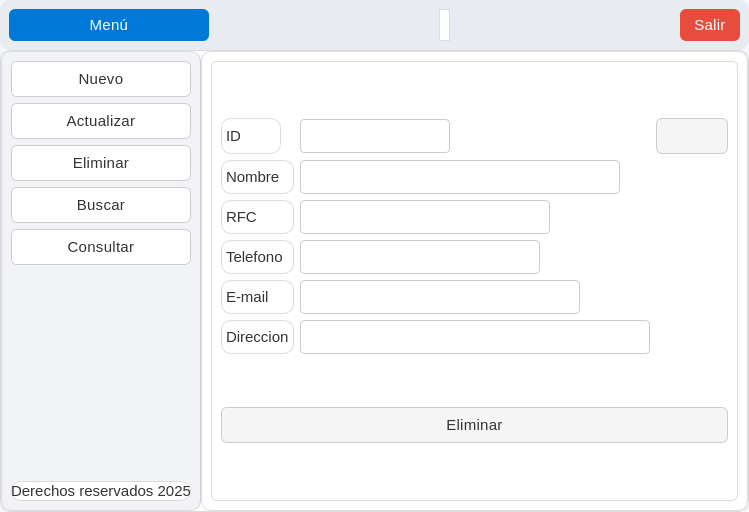
<?xml version="1.0" encoding="UTF-8"?>
<ui version="4.0">
 <class>MainWindow</class>
 <widget class="QMainWindow" name="MainWindow">
  <property name="geometry">
   <rect>
    <x>0</x>
    <y>0</y>
    <width>704</width>
    <height>512</height>
   </rect>
  </property>
  <property name="windowTitle">
   <string>MainWindow</string>
  </property>
  <property name="styleSheet">
   <string notr="true">QMainWindow {
    background-color: #f6f7fb;
    color: #333333;
    font-family: &quot;Segoe UI Variable&quot;, &quot;Roboto&quot;, &quot;Open Sans&quot;, sans-serif;
    font-size: 16px;
    font-weight: 300; /* Más delgada */
}

/* === Frames === */
QFrame {
    background-color: #ffffff;
    border-radius: 10px;
    border: 1px solid #dcdcdc;
}

/* Barra superior */
#frame_superior {
    background-color: #e8ecf1;
    border: none;
}

/* Panel lateral */
#frame_lateral {
    background-color: #f1f3f6;
    border-right: 1px solid #d1d1d1;
}

/* Área principal */
#frame_paginas {
    background-color: #ffffff;
}

/* === Botones === */
QPushButton {
    background-color: #f5f5f5;
    color: #333333;
    border: 1px solid #cccccc;
    border-radius: 6px;
    padding: 8px 14px;
    font-weight: 400;
    font-size: 15px;
    letter-spacing: 0.3px;
}

QPushButton:hover {
    background-color: #0078d7;
    color: #ffffff;
    border: 1px solid #0078d7;
}

QPushButton:pressed {
    background-color: #005a9e;
    color: #ffffff;
    border: 1px solid #005a9e;
}

/* Botón principal (Menú) */
#boton_menu {
    background-color: #0078d7;
    color: white;
    border: none;
    font-weight: 400;
}
#boton_menu:hover {
    background-color: #006cbe;
}
#boton_menu:pressed {
    background-color: #005a9e;
}

/* Botón salir */
#boton_salir {
    background-color: #e74c3c;
    color: white;
    border: none;
}
#boton_salir:hover {
    background-color: #c0392b;
}
#boton_salir:pressed {
    background-color: #a93226;
}

/* === Campos de texto === */
QLineEdit {
    background-color: #ffffff;
    color: #333333;
    border: 1px solid #cccccc;
    border-radius: 4px;
    padding: 6px 8px;
    font-size: 15px;
    font-weight: 300;
}

QLineEdit:focus {
    border: 1px solid #0078d7;
    background-color: #f9fcff;
}

/* === Labels === */
QLabel {
    color: #333333;
    font-weight: 300;
    font-size: 15px;
}

/* Label inferior o secundario */
#label {
    color: #666666;
    font-size: 13px;
    font-style: italic;
}

/* === Stacked Widget === */
QStackedWidget {
    background-color: #ffffff;
    border: 1px solid #dcdcdc;
    border-radius: 6px;
}

/* === Scrollbars === */
QScrollBar:vertical {
    border: none;
    background: #f0f0f0;
    width: 10px;
    border-radius: 4px;
}
QScrollBar::handle:vertical {
    background: #cccccc;
    min-height: 20px;
    border-radius: 4px;
}
QScrollBar::handle:vertical:hover {
    background: #0078d7;
}
QScrollBar::add-line:vertical,
QScrollBar::sub-line:vertical {
    height: 0;
}

/* === Layouts === */
QVBoxLayout, QHBoxLayout {
    spacing: 10px;
}

/* === Botones laterales === */
#boton_agregar, #boton_buscar, #boton_actualizar, #boton_eliminar, #boton_consultar {
    background-color: #ffffff;
    border: 1px solid #cccccc;
    color: #333333;
    font-weight: 400;
    font-size: 15px;
}

#boton_agregar:hover, 
#boton_buscar:hover, 
#boton_actualizar:hover, 
#boton_eliminar:hover,
#boton_consultar:hover {
    background-color: #e8f0fe;
    border: 1px solid #0078d7;
    color: #0078d7;
}

#boton_agregar:pressed, 
#boton_buscar:pressed, 
#boton_actualizar:pressed, 
#boton_eliminar:pressed ,
#boton_consultar:pressed{
    background-color: #cce0ff;
}

/* === Tooltips === */
QToolTip {
    background-color: #ffffff;
    color: #333333;
    border: 1px solid #0078d7;
    padding: 6px;
    border-radius: 4px;
    font-size: 14px;
}</string>
  </property>
  <widget class="QWidget" name="centralwidget">
   <layout class="QVBoxLayout" name="verticalLayout" stretch="1,0">
    <property name="spacing">
     <number>0</number>
    </property>
    <property name="leftMargin">
     <number>0</number>
    </property>
    <property name="topMargin">
     <number>0</number>
    </property>
    <property name="rightMargin">
     <number>0</number>
    </property>
    <property name="bottomMargin">
     <number>0</number>
    </property>
    <item>
     <widget class="QFrame" name="frame_superior">
      <property name="minimumSize">
       <size>
        <width>0</width>
        <height>50</height>
       </size>
      </property>
      <property name="maximumSize">
       <size>
        <width>16777215</width>
        <height>50</height>
       </size>
      </property>
      <property name="frameShape">
       <enum>QFrame::StyledPanel</enum>
      </property>
      <property name="frameShadow">
       <enum>QFrame::Raised</enum>
      </property>
      <layout class="QHBoxLayout" name="horizontalLayout">
       <item>
        <widget class="QPushButton" name="boton_menu">
         <property name="minimumSize">
          <size>
           <width>200</width>
           <height>0</height>
          </size>
         </property>
         <property name="text">
          <string>Menú</string>
         </property>
         <property name="icon">
          <iconset>
           <normaloff>../resources/imagenes/boton_menu.png</normaloff>../resources/imagenes/boton_menu.png</iconset>
         </property>
         <property name="iconSize">
          <size>
           <width>32</width>
           <height>32</height>
          </size>
         </property>
        </widget>
       </item>
       <item>
        <spacer name="horizontalSpacer">
         <property name="orientation">
          <enum>Qt::Horizontal</enum>
         </property>
         <property name="sizeHint" stdset="0">
          <size>
           <width>189</width>
           <height>27</height>
          </size>
         </property>
        </spacer>
       </item>
       <item>
        <widget class="QLabel" name="mensaje">
         <property name="text">
          <string/>
         </property>
        </widget>
       </item>
       <item>
        <spacer name="horizontalSpacer_2">
         <property name="orientation">
          <enum>Qt::Horizontal</enum>
         </property>
         <property name="sizeHint" stdset="0">
          <size>
           <width>188</width>
           <height>27</height>
          </size>
         </property>
        </spacer>
       </item>
       <item>
        <widget class="QPushButton" name="boton_salir">
         <property name="text">
          <string>Salir</string>
         </property>
         <property name="icon">
          <iconset>
           <normaloff>../resources/imagenes/salir.png</normaloff>../resources/imagenes/salir.png</iconset>
         </property>
         <property name="iconSize">
          <size>
           <width>32</width>
           <height>32</height>
          </size>
         </property>
        </widget>
       </item>
      </layout>
     </widget>
    </item>
    <item>
     <widget class="QFrame" name="frame_central">
      <property name="frameShape">
       <enum>QFrame::StyledPanel</enum>
      </property>
      <property name="frameShadow">
       <enum>QFrame::Raised</enum>
      </property>
      <layout class="QHBoxLayout" name="horizontalLayout_2" stretch="1,0">
       <property name="spacing">
        <number>0</number>
       </property>
       <property name="leftMargin">
        <number>0</number>
       </property>
       <property name="topMargin">
        <number>0</number>
       </property>
       <property name="rightMargin">
        <number>0</number>
       </property>
       <property name="bottomMargin">
        <number>0</number>
       </property>
       <item>
        <widget class="QFrame" name="frame_lateral">
         <property name="minimumSize">
          <size>
           <width>200</width>
           <height>0</height>
          </size>
         </property>
         <property name="maximumSize">
          <size>
           <width>0</width>
           <height>16777215</height>
          </size>
         </property>
         <property name="frameShape">
          <enum>QFrame::StyledPanel</enum>
         </property>
         <property name="frameShadow">
          <enum>QFrame::Raised</enum>
         </property>
         <layout class="QVBoxLayout" name="verticalLayout_2">
          <item>
           <widget class="QPushButton" name="boton_agregar">
            <property name="layoutDirection">
             <enum>Qt::RightToLeft</enum>
            </property>
            <property name="text">
             <string>Nuevo</string>
            </property>
            <property name="icon">
             <iconset>
              <normaloff>../resources/imagenes/boton_agregar.png</normaloff>../resources/imagenes/boton_agregar.png</iconset>
            </property>
            <property name="iconSize">
             <size>
              <width>32</width>
              <height>32</height>
             </size>
            </property>
           </widget>
          </item>
          <item>
           <widget class="QPushButton" name="boton_actualizar">
            <property name="layoutDirection">
             <enum>Qt::RightToLeft</enum>
            </property>
            <property name="text">
             <string>Actualizar</string>
            </property>
            <property name="icon">
             <iconset>
              <normaloff>../resources/imagenes/boton_modificar.png</normaloff>../resources/imagenes/boton_modificar.png</iconset>
            </property>
            <property name="iconSize">
             <size>
              <width>32</width>
              <height>32</height>
             </size>
            </property>
           </widget>
          </item>
          <item>
           <widget class="QPushButton" name="boton_eliminar">
            <property name="layoutDirection">
             <enum>Qt::RightToLeft</enum>
            </property>
            <property name="text">
             <string>Eliminar</string>
            </property>
            <property name="icon">
             <iconset>
              <normaloff>../resources/imagenes/boton_eliminar.png</normaloff>../resources/imagenes/boton_eliminar.png</iconset>
            </property>
            <property name="iconSize">
             <size>
              <width>32</width>
              <height>32</height>
             </size>
            </property>
           </widget>
          </item>
          <item>
           <widget class="QPushButton" name="boton_buscar">
            <property name="layoutDirection">
             <enum>Qt::RightToLeft</enum>
            </property>
            <property name="text">
             <string>Buscar</string>
            </property>
            <property name="icon">
             <iconset>
              <normaloff>../resources/imagenes/BUSCAR.png</normaloff>../resources/imagenes/BUSCAR.png</iconset>
            </property>
            <property name="iconSize">
             <size>
              <width>32</width>
              <height>32</height>
             </size>
            </property>
           </widget>
          </item>
          <item>
           <widget class="QPushButton" name="boton_consultar">
            <property name="layoutDirection">
             <enum>Qt::RightToLeft</enum>
            </property>
            <property name="autoFillBackground">
             <bool>false</bool>
            </property>
            <property name="text">
             <string>Consultar</string>
            </property>
            <property name="icon">
             <iconset>
              <normaloff>../resources/imagenes/boton_consultar.png</normaloff>../resources/imagenes/boton_consultar.png</iconset>
            </property>
            <property name="iconSize">
             <size>
              <width>32</width>
              <height>32</height>
             </size>
            </property>
           </widget>
          </item>
          <item>
           <spacer name="verticalSpacer">
            <property name="orientation">
             <enum>Qt::Vertical</enum>
            </property>
            <property name="sizeHint" stdset="0">
             <size>
              <width>20</width>
              <height>40</height>
             </size>
            </property>
           </spacer>
          </item>
          <item>
           <widget class="QLabel" name="label_2">
            <property name="text">
             <string>Derechos reservados 2025</string>
            </property>
            <property name="alignment">
             <set>Qt::AlignCenter</set>
            </property>
           </widget>
          </item>
         </layout>
        </widget>
       </item>
       <item>
        <widget class="QFrame" name="frame_pagina">
         <property name="frameShape">
          <enum>QFrame::StyledPanel</enum>
         </property>
         <property name="frameShadow">
          <enum>QFrame::Raised</enum>
         </property>
         <layout class="QVBoxLayout" name="verticalLayout_3">
          <item>
           <widget class="QStackedWidget" name="stackedWidget">
            <property name="currentIndex">
             <number>3</number>
            </property>
            <widget class="QWidget" name="page_agregar">
             <layout class="QVBoxLayout" name="verticalLayout_4">
              <item>
               <layout class="QGridLayout" name="gridLayout">
                <item row="5" column="0">
                 <widget class="QLabel" name="label_20">
                  <property name="text">
                   <string>E-mail</string>
                  </property>
                 </widget>
                </item>
                <item row="6" column="0">
                 <widget class="QLabel" name="label_21">
                  <property name="text">
                   <string>Direccion</string>
                  </property>
                 </widget>
                </item>
                <item row="0" column="0">
                 <widget class="QLabel" name="label_3">
                  <property name="minimumSize">
                   <size>
                    <width>60</width>
                    <height>0</height>
                   </size>
                  </property>
                  <property name="maximumSize">
                   <size>
                    <width>60</width>
                    <height>16777215</height>
                   </size>
                  </property>
                  <property name="text">
                   <string>ID</string>
                  </property>
                 </widget>
                </item>
                <item row="1" column="0">
                 <widget class="QLabel" name="label_4">
                  <property name="text">
                   <string>Nombre</string>
                  </property>
                 </widget>
                </item>
                <item row="0" column="1">
                 <widget class="QLineEdit" name="clave_agregar">
                  <property name="minimumSize">
                   <size>
                    <width>150</width>
                    <height>0</height>
                   </size>
                  </property>
                  <property name="maximumSize">
                   <size>
                    <width>150</width>
                    <height>16777215</height>
                   </size>
                  </property>
                 </widget>
                </item>
                <item row="3" column="1">
                 <widget class="QLineEdit" name="telefono_agregar">
                  <property name="minimumSize">
                   <size>
                    <width>240</width>
                    <height>0</height>
                   </size>
                  </property>
                  <property name="maximumSize">
                   <size>
                    <width>80</width>
                    <height>16777215</height>
                   </size>
                  </property>
                 </widget>
                </item>
                <item row="3" column="0">
                 <widget class="QLabel" name="label_6">
                  <property name="text">
                   <string>Telefono</string>
                  </property>
                 </widget>
                </item>
                <item row="2" column="0">
                 <widget class="QLabel" name="label_5">
                  <property name="text">
                   <string>RFC</string>
                  </property>
                 </widget>
                </item>
                <item row="1" column="1">
                 <widget class="QLineEdit" name="nombre_agregar">
                  <property name="minimumSize">
                   <size>
                    <width>320</width>
                    <height>0</height>
                   </size>
                  </property>
                  <property name="maximumSize">
                   <size>
                    <width>300</width>
                    <height>16777215</height>
                   </size>
                  </property>
                 </widget>
                </item>
                <item row="2" column="1">
                 <widget class="QLineEdit" name="rfc_agregar">
                  <property name="minimumSize">
                   <size>
                    <width>250</width>
                    <height>0</height>
                   </size>
                  </property>
                  <property name="maximumSize">
                   <size>
                    <width>100</width>
                    <height>16777215</height>
                   </size>
                  </property>
                 </widget>
                </item>
                <item row="5" column="1">
                 <widget class="QLineEdit" name="email_agregar">
                  <property name="minimumSize">
                   <size>
                    <width>280</width>
                    <height>0</height>
                   </size>
                  </property>
                  <property name="maximumSize">
                   <size>
                    <width>80</width>
                    <height>16777215</height>
                   </size>
                  </property>
                 </widget>
                </item>
                <item row="6" column="1">
                 <widget class="QLineEdit" name="direccion_agregar">
                  <property name="minimumSize">
                   <size>
                    <width>350</width>
                    <height>0</height>
                   </size>
                  </property>
                  <property name="maximumSize">
                   <size>
                    <width>80</width>
                    <height>16777215</height>
                   </size>
                  </property>
                 </widget>
                </item>
               </layout>
              </item>
              <item>
               <widget class="QPushButton" name="boton_accion_agregar">
                <property name="text">
                 <string>Guardar</string>
                </property>
                <property name="icon">
                 <iconset>
                  <normaloff>../resources/imagenes/guardar.png</normaloff>../resources/imagenes/guardar.png</iconset>
                </property>
                <property name="iconSize">
                 <size>
                  <width>32</width>
                  <height>32</height>
                 </size>
                </property>
               </widget>
              </item>
             </layout>
            </widget>
            <widget class="QWidget" name="page_buscar">
             <layout class="QVBoxLayout" name="verticalLayout_6">
              <item>
               <layout class="QGridLayout" name="gridLayout_4">
                <item row="5" column="0">
                 <widget class="QLabel" name="label_19">
                  <property name="text">
                   <string>Direccion</string>
                  </property>
                 </widget>
                </item>
                <item row="0" column="0">
                 <widget class="QLabel" name="label_15">
                  <property name="minimumSize">
                   <size>
                    <width>60</width>
                    <height>0</height>
                   </size>
                  </property>
                  <property name="maximumSize">
                   <size>
                    <width>60</width>
                    <height>16777215</height>
                   </size>
                  </property>
                  <property name="text">
                   <string>ID</string>
                  </property>
                 </widget>
                </item>
                <item row="0" column="1">
                 <widget class="QLineEdit" name="clave_buscar">
                  <property name="minimumSize">
                   <size>
                    <width>150</width>
                    <height>0</height>
                   </size>
                  </property>
                  <property name="maximumSize">
                   <size>
                    <width>150</width>
                    <height>16777215</height>
                   </size>
                  </property>
                 </widget>
                </item>
                <item row="2" column="0">
                 <widget class="QLabel" name="label_16">
                  <property name="text">
                   <string>RFC</string>
                  </property>
                 </widget>
                </item>
                <item row="2" column="1">
                 <widget class="QLineEdit" name="rfc_buscar">
                  <property name="minimumSize">
                   <size>
                    <width>250</width>
                    <height>0</height>
                   </size>
                  </property>
                  <property name="maximumSize">
                   <size>
                    <width>100</width>
                    <height>16777215</height>
                   </size>
                  </property>
                 </widget>
                </item>
                <item row="1" column="1">
                 <widget class="QLineEdit" name="nombre_buscar">
                  <property name="minimumSize">
                   <size>
                    <width>320</width>
                    <height>0</height>
                   </size>
                  </property>
                  <property name="maximumSize">
                   <size>
                    <width>300</width>
                    <height>16777215</height>
                   </size>
                  </property>
                 </widget>
                </item>
                <item row="1" column="0">
                 <widget class="QLabel" name="label_17">
                  <property name="text">
                   <string>Nombre</string>
                  </property>
                 </widget>
                </item>
                <item row="3" column="0">
                 <widget class="QLabel" name="label_18">
                  <property name="text">
                   <string>Telefono</string>
                  </property>
                 </widget>
                </item>
                <item row="0" column="2">
                 <widget class="QPushButton" name="boton_buscar_buscar">
                  <property name="text">
                   <string/>
                  </property>
                  <property name="icon">
                   <iconset>
                    <normaloff>../resources/imagenes/BUSCAR.png</normaloff>../resources/imagenes/BUSCAR.png</iconset>
                  </property>
                  <property name="iconSize">
                   <size>
                    <width>32</width>
                    <height>32</height>
                   </size>
                  </property>
                 </widget>
                </item>
                <item row="3" column="1">
                 <widget class="QLineEdit" name="telefono_buscar">
                  <property name="minimumSize">
                   <size>
                    <width>240</width>
                    <height>0</height>
                   </size>
                  </property>
                  <property name="maximumSize">
                   <size>
                    <width>80</width>
                    <height>16777215</height>
                   </size>
                  </property>
                 </widget>
                </item>
                <item row="5" column="1">
                 <widget class="QLineEdit" name="direccion_buscar">
                  <property name="minimumSize">
                   <size>
                    <width>350</width>
                    <height>0</height>
                   </size>
                  </property>
                  <property name="maximumSize">
                   <size>
                    <width>80</width>
                    <height>16777215</height>
                   </size>
                  </property>
                 </widget>
                </item>
                <item row="4" column="1">
                 <widget class="QLineEdit" name="email_buscar">
                  <property name="minimumSize">
                   <size>
                    <width>280</width>
                    <height>0</height>
                   </size>
                  </property>
                  <property name="maximumSize">
                   <size>
                    <width>80</width>
                    <height>16777215</height>
                   </size>
                  </property>
                 </widget>
                </item>
                <item row="4" column="0">
                 <widget class="QLabel" name="label">
                  <property name="font">
                   <font>
                    <pointsize>-1</pointsize>
                    <weight>37</weight>
                    <italic>true</italic>
                    <bold>false</bold>
                   </font>
                  </property>
                  <property name="text">
                   <string>E-mail</string>
                  </property>
                 </widget>
                </item>
               </layout>
              </item>
              <item>
               <widget class="QPushButton" name="boton_accion_limpiar">
                <property name="text">
                 <string>Limipiar</string>
                </property>
                <property name="icon">
                 <iconset>
                  <normaloff>../resources/imagenes/limpiar.png</normaloff>../resources/imagenes/limpiar.png</iconset>
                </property>
                <property name="iconSize">
                 <size>
                  <width>32</width>
                  <height>32</height>
                 </size>
                </property>
               </widget>
              </item>
             </layout>
            </widget>
            <widget class="QWidget" name="page_actualizar">
             <layout class="QVBoxLayout" name="verticalLayout_5">
              <item>
               <layout class="QGridLayout" name="gridLayout_2">
                <item row="0" column="0">
                 <widget class="QLabel" name="label_7">
                  <property name="minimumSize">
                   <size>
                    <width>60</width>
                    <height>0</height>
                   </size>
                  </property>
                  <property name="maximumSize">
                   <size>
                    <width>60</width>
                    <height>16777215</height>
                   </size>
                  </property>
                  <property name="text">
                   <string>ID</string>
                  </property>
                 </widget>
                </item>
                <item row="2" column="1">
                 <widget class="QLineEdit" name="rfc_actualizar">
                  <property name="minimumSize">
                   <size>
                    <width>250</width>
                    <height>0</height>
                   </size>
                  </property>
                  <property name="maximumSize">
                   <size>
                    <width>100</width>
                    <height>16777215</height>
                   </size>
                  </property>
                 </widget>
                </item>
                <item row="1" column="0">
                 <widget class="QLabel" name="label_8">
                  <property name="text">
                   <string>Nombre</string>
                  </property>
                 </widget>
                </item>
                <item row="2" column="0">
                 <widget class="QLabel" name="label_10">
                  <property name="text">
                   <string>RFC</string>
                  </property>
                 </widget>
                </item>
                <item row="0" column="1">
                 <widget class="QLineEdit" name="clave_actualizar">
                  <property name="minimumSize">
                   <size>
                    <width>150</width>
                    <height>0</height>
                   </size>
                  </property>
                  <property name="maximumSize">
                   <size>
                    <width>150</width>
                    <height>16777215</height>
                   </size>
                  </property>
                 </widget>
                </item>
                <item row="1" column="1">
                 <widget class="QLineEdit" name="nombre_actualizar">
                  <property name="minimumSize">
                   <size>
                    <width>320</width>
                    <height>0</height>
                   </size>
                  </property>
                  <property name="maximumSize">
                   <size>
                    <width>300</width>
                    <height>16777215</height>
                   </size>
                  </property>
                 </widget>
                </item>
                <item row="3" column="1">
                 <widget class="QLineEdit" name="telefono_actualizar">
                  <property name="minimumSize">
                   <size>
                    <width>240</width>
                    <height>0</height>
                   </size>
                  </property>
                  <property name="maximumSize">
                   <size>
                    <width>80</width>
                    <height>16777215</height>
                   </size>
                  </property>
                 </widget>
                </item>
                <item row="3" column="0">
                 <widget class="QLabel" name="label_9">
                  <property name="text">
                   <string>Telefono</string>
                  </property>
                 </widget>
                </item>
                <item row="0" column="2">
                 <widget class="QPushButton" name="boton_buscar_actualizar">
                  <property name="text">
                   <string/>
                  </property>
                  <property name="icon">
                   <iconset>
                    <normaloff>../resources/imagenes/BUSCAR.png</normaloff>../resources/imagenes/BUSCAR.png</iconset>
                  </property>
                  <property name="iconSize">
                   <size>
                    <width>32</width>
                    <height>32</height>
                   </size>
                  </property>
                 </widget>
                </item>
                <item row="4" column="0">
                 <widget class="QLabel" name="label_22">
                  <property name="text">
                   <string>E-mail</string>
                  </property>
                 </widget>
                </item>
                <item row="5" column="0">
                 <widget class="QLabel" name="label_23">
                  <property name="text">
                   <string>Direccion</string>
                  </property>
                 </widget>
                </item>
                <item row="4" column="1">
                 <widget class="QLineEdit" name="email_actualizar">
                  <property name="minimumSize">
                   <size>
                    <width>280</width>
                    <height>0</height>
                   </size>
                  </property>
                  <property name="maximumSize">
                   <size>
                    <width>80</width>
                    <height>16777215</height>
                   </size>
                  </property>
                 </widget>
                </item>
                <item row="5" column="1">
                 <widget class="QLineEdit" name="direccion_actualizar">
                  <property name="minimumSize">
                   <size>
                    <width>350</width>
                    <height>0</height>
                   </size>
                  </property>
                  <property name="maximumSize">
                   <size>
                    <width>80</width>
                    <height>16777215</height>
                   </size>
                  </property>
                 </widget>
                </item>
               </layout>
              </item>
              <item>
               <widget class="QPushButton" name="boton_accion_actualizar">
                <property name="text">
                 <string>Actualizar</string>
                </property>
                <property name="icon">
                 <iconset>
                  <normaloff>../resources/imagenes/boton_modificar.png</normaloff>../resources/imagenes/boton_modificar.png</iconset>
                </property>
                <property name="iconSize">
                 <size>
                  <width>32</width>
                  <height>32</height>
                 </size>
                </property>
               </widget>
              </item>
             </layout>
            </widget>
            <widget class="QWidget" name="page_eliminar">
             <layout class="QVBoxLayout" name="verticalLayout_7">
              <item>
               <layout class="QGridLayout" name="gridLayout_3">
                <item row="1" column="1">
                 <widget class="QLineEdit" name="nombre_eliminar">
                  <property name="minimumSize">
                   <size>
                    <width>320</width>
                    <height>0</height>
                   </size>
                  </property>
                  <property name="maximumSize">
                   <size>
                    <width>300</width>
                    <height>16777215</height>
                   </size>
                  </property>
                 </widget>
                </item>
                <item row="3" column="0">
                 <widget class="QLabel" name="label_14">
                  <property name="text">
                   <string>Telefono</string>
                  </property>
                 </widget>
                </item>
                <item row="3" column="1">
                 <widget class="QLineEdit" name="telefono_eliminar">
                  <property name="minimumSize">
                   <size>
                    <width>240</width>
                    <height>0</height>
                   </size>
                  </property>
                  <property name="maximumSize">
                   <size>
                    <width>80</width>
                    <height>16777215</height>
                   </size>
                  </property>
                 </widget>
                </item>
                <item row="0" column="2">
                 <widget class="QPushButton" name="boton_buscar_eliminar">
                  <property name="text">
                   <string/>
                  </property>
                  <property name="icon">
                   <iconset>
                    <normaloff>../resources/imagenes/BUSCAR.png</normaloff>../resources/imagenes/BUSCAR.png</iconset>
                  </property>
                  <property name="iconSize">
                   <size>
                    <width>32</width>
                    <height>32</height>
                   </size>
                  </property>
                 </widget>
                </item>
                <item row="0" column="0">
                 <widget class="QLabel" name="label_11">
                  <property name="minimumSize">
                   <size>
                    <width>60</width>
                    <height>0</height>
                   </size>
                  </property>
                  <property name="maximumSize">
                   <size>
                    <width>60</width>
                    <height>16777215</height>
                   </size>
                  </property>
                  <property name="text">
                   <string>ID</string>
                  </property>
                 </widget>
                </item>
                <item row="2" column="1">
                 <widget class="QLineEdit" name="rfc_eliminar">
                  <property name="minimumSize">
                   <size>
                    <width>250</width>
                    <height>0</height>
                   </size>
                  </property>
                  <property name="maximumSize">
                   <size>
                    <width>100</width>
                    <height>16777215</height>
                   </size>
                  </property>
                 </widget>
                </item>
                <item row="1" column="0">
                 <widget class="QLabel" name="label_13">
                  <property name="text">
                   <string>Nombre</string>
                  </property>
                 </widget>
                </item>
                <item row="2" column="0">
                 <widget class="QLabel" name="label_12">
                  <property name="text">
                   <string>RFC</string>
                  </property>
                 </widget>
                </item>
                <item row="0" column="1">
                 <widget class="QLineEdit" name="clave_eliminar">
                  <property name="minimumSize">
                   <size>
                    <width>150</width>
                    <height>0</height>
                   </size>
                  </property>
                  <property name="maximumSize">
                   <size>
                    <width>150</width>
                    <height>16777215</height>
                   </size>
                  </property>
                 </widget>
                </item>
                <item row="4" column="1">
                 <widget class="QLineEdit" name="email_eliminar">
                  <property name="minimumSize">
                   <size>
                    <width>280</width>
                    <height>0</height>
                   </size>
                  </property>
                  <property name="maximumSize">
                   <size>
                    <width>80</width>
                    <height>16777215</height>
                   </size>
                  </property>
                 </widget>
                </item>
                <item row="5" column="1">
                 <widget class="QLineEdit" name="direccion_eliminar">
                  <property name="minimumSize">
                   <size>
                    <width>350</width>
                    <height>0</height>
                   </size>
                  </property>
                  <property name="maximumSize">
                   <size>
                    <width>80</width>
                    <height>16777215</height>
                   </size>
                  </property>
                 </widget>
                </item>
                <item row="4" column="0">
                 <widget class="QLabel" name="label_24">
                  <property name="text">
                   <string>E-mail</string>
                  </property>
                 </widget>
                </item>
                <item row="5" column="0">
                 <widget class="QLabel" name="label_25">
                  <property name="text">
                   <string>Direccion</string>
                  </property>
                 </widget>
                </item>
               </layout>
              </item>
              <item>
               <widget class="QPushButton" name="boton_accion_eliminar">
                <property name="text">
                 <string>Eliminar</string>
                </property>
                <property name="icon">
                 <iconset>
                  <normaloff>../resources/imagenes/boton_eliminar.png</normaloff>../resources/imagenes/boton_eliminar.png</iconset>
                </property>
                <property name="iconSize">
                 <size>
                  <width>32</width>
                  <height>32</height>
                 </size>
                </property>
               </widget>
              </item>
             </layout>
            </widget>
            <widget class="QWidget" name="page_consultar">
             <layout class="QVBoxLayout" name="verticalLayout_8">
              <item>
               <widget class="QPushButton" name="boton_accion_refrescar">
                <property name="text">
                 <string/>
                </property>
                <property name="icon">
                 <iconset>
                  <normaloff>../resources/imagenes/boton_refrescar.png</normaloff>../resources/imagenes/boton_refrescar.png</iconset>
                </property>
                <property name="iconSize">
                 <size>
                  <width>32</width>
                  <height>32</height>
                 </size>
                </property>
               </widget>
              </item>
              <item>
               <widget class="QTableWidget" name="tabla_clientes">
                <property name="styleSheet">
                 <string notr="true">QTableWidget {
    background-color: #ffffff;
    color: #333333;
    gridline-color: #e0e0e0;
    border: 1px solid #dcdcdc;
    border-radius: 6px;
    font-family: &quot;Segoe UI Variable&quot;, &quot;Roboto&quot;, &quot;Open Sans&quot;, sans-serif;
    font-size: 15px;
    font-weight: 300;
    selection-background-color: #e8f0fe; /* azul claro al seleccionar */
    selection-color: #0078d7;
    alternate-background-color: #f9fafc; /* filas alternadas */
}

/* Cabecera horizontal */
QHeaderView::section {
    background-color: #f1f3f6;
    color: #333333;
    border: 1px solid #dcdcdc;
    border-radius: 4px;
    font-weight: 400;
    font-size: 15px;
    padding: 8px;
}

/* Cabecera horizontal al pasar el cursor */
QHeaderView::section:hover {
    background-color: #e8ecf1;
}

/* Celdas */
QTableWidget::item {
    padding: 6px;
    border: none;
}

/* Celda seleccionada */
QTableWidget::item:selected {
    background-color: #e8f0fe;
    color: #0078d7;
}

/* Bordes del header alineados al contenido */
QHeaderView {
    border: none;
}

/* Barra de desplazamiento dentro de la tabla */
QTableCornerButton::section {
    background-color: #f1f3f6;
    border: 1px solid #dcdcdc;
}

/* Scrollbars coherentes dentro de tablas */
QTableWidget QScrollBar:vertical {
    border: none;
    background: #f0f0f0;
    width: 10px;
    border-radius: 4px;
}
QTableWidget QScrollBar::handle:vertical {
    background: #cccccc;
    min-height: 20px;
    border-radius: 4px;
}
QTableWidget QScrollBar::handle:vertical:hover {
    background: #0078d7;
}
QTableWidget QScrollBar::add-line:vertical,
QTableWidget QScrollBar::sub-line:vertical {
    height: 0;
}</string>
                </property>
                <attribute name="horizontalHeaderDefaultSectionSize">
                 <number>100</number>
                </attribute>
                <column>
                 <property name="text">
                  <string>ID</string>
                 </property>
                </column>
                <column>
                 <property name="text">
                  <string>Nombre</string>
                 </property>
                </column>
                <column>
                 <property name="text">
                  <string>RFC</string>
                 </property>
                </column>
                <column>
                 <property name="text">
                  <string>Telefono</string>
                 </property>
                </column>
                <column>
                 <property name="text">
                  <string>E-mail</string>
                 </property>
                </column>
                <column>
                 <property name="text">
                  <string>Direccion</string>
                 </property>
                </column>
               </widget>
              </item>
             </layout>
            </widget>
           </widget>
          </item>
         </layout>
        </widget>
       </item>
      </layout>
     </widget>
    </item>
   </layout>
  </widget>
 </widget>
 <resources/>
 <connections/>
</ui>
